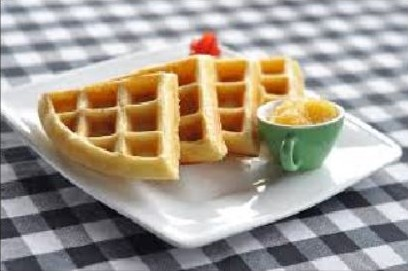
#> input picture Q1_image.JPG, 408 x 271 px, found by its file name
$ jupyter execute Harris_Question1.ipynb
#> lines starting #> are read from the running program, lines starting #| are printed output that depends on the picture; after the words box and inside, x2 and y2 are one past the last pixel; in counts of white or black regions, pixels touching at a corner belong together
[cell 1]
import cv2
import random
import numpy as np
import math
import statistics
import pickle
from PIL import Image, ImageOps
from tqdm import tqdm
import matplotlib.pyplot as plt
from collections import Counter
from scipy.spatial import distance
import warnings
warnings.simplefilter("ignore", RuntimeWarning)

[cell 2]
img_read_1 = Image.open(r"Q1_image.jpg")
#> img_read_1 is the input picture: PIL image 408x271 RGB; mean R, G, B 164.8, 155.4, 143.9
img_read_1 = img_read_1.resize((256, 256))
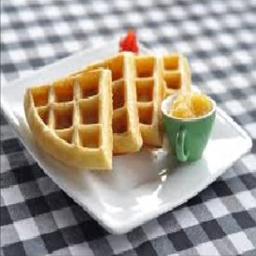
#> img_read_1: PIL image 256x256 RGB; mean R, G, B 164.8, 155.5, 143.9
img_gray_1 = ImageOps.grayscale(img_read_1)
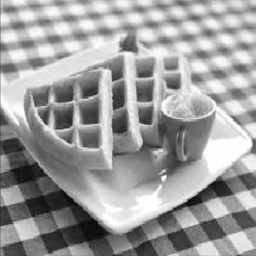
#> img_gray_1: PIL image 256x256 L; min 2, max 255, mean 156.9
img_gray_1.save("Q1_data_gray.png")
img_array_1 = np.array(img_gray_1)
temp_pad_1 = np.pad(img_array_1, pad_width=1, mode='constant', constant_values=0)
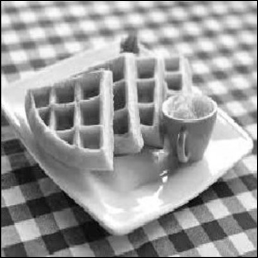
#> temp_pad_1: shape (258, 258); min 0, max 255, mean 154.5
count_row_pad_img = temp_pad_1.shape[0]
#> count_row_pad_img = 258
count_col_pad_img = temp_pad_1.shape[1]
#> count_col_pad_img = 258

[cell 3]
value_k = 0.05
window_row = 2
window_col = 2
#Now moving window and finding the M matrix for the window
dict_window_cord = {}
list_score_pairs = []
count_window = 0
for a in tqdm(range(1,count_row_pad_img - window_row, +1)):
    end_a = a + window_row -1
    for b in range(1,count_col_pad_img - window_col, +1):
        count_window += 1
        end_b = b + window_col -1
        dict_window_cord[count_window] = [[a, end_a],[b, end_b]]
        sum_ix2, sum_iy2, sum_ix_iy = 0, 0, 0
        for c in range(a, end_a + 1):
            for d in range(b, end_b + 1):
                val_ix = temp_pad_1[c][d-1] - temp_pad_1[c][d+1]
                val_iy = temp_pad_1[c-1][d] - temp_pad_1[c+1][d]
                sum_ix2 = sum_ix2 + (val_ix * val_ix)
                sum_iy2 = sum_iy2 + (val_iy * val_iy)
                sum_ix_iy = sum_ix_iy + (val_ix * val_iy)

        #Finding the score
        val_determinant = (sum_ix2 * sum_iy2) - (sum_ix_iy * sum_ix_iy)
        val_trace = sum_ix2 + sum_iy2
        val_score = val_determinant - (value_k * val_trace)
        list_score_pairs.append([count_window, val_score])
#> after the loop, count_window = 65025; dict_window_cord = 65025 items; list_score_pairs = 65025 items

[cell 4]
list_score_pairs.sort(key = lambda x:x[1], reverse = True)
count_corners = 150
img_rgb_array = np.array(img_read_1)
cpy_temp_pad_1 = np.copy(temp_pad_1)
for e in range(count_corners):
    window_id = list_score_pairs[e][0]
    list_window_cord = dict_window_cord[window_id]
    cord_rows, cord_cols = list_window_cord[0], list_window_cord[1]
    for f in range(cord_rows[0], cord_rows[1]+1):
        for g in range(cord_cols[0], cord_cols[1]+1):
            cpy_temp_pad_1[f][g] = 0
#> this loop made 150 passes
#> (window_id, cord_rows, cord_cols) on passes 1 to 12: (31262, [123, 124], [152, 153]), (52026, [205, 206], [6, 7]), (9211, [37, 38], [31, 32]), (11676, [46, 47], [201, 202]), (44464, [175, 176], [94, 95]), (33529, [132, 133], [124, 125]), (58047, [228, 229], [162, 163]), (28805, [113, 114], [245, 246]), (49492, [195, 196], [22, 23]), (27770, [109, 110], [230, 231]), (57792, [227, 228], [162, 163]), (21716, [86, 87], [41, 42])
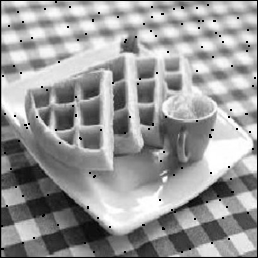
#> cpy_temp_pad_1: shape (258, 258); 0.85% of pixels changed, all inside (x1, y1, x2, y2) = (1, 1, 256, 253)

$ run again, with Data_SLIC_img.png saved as Q1_image.JPG
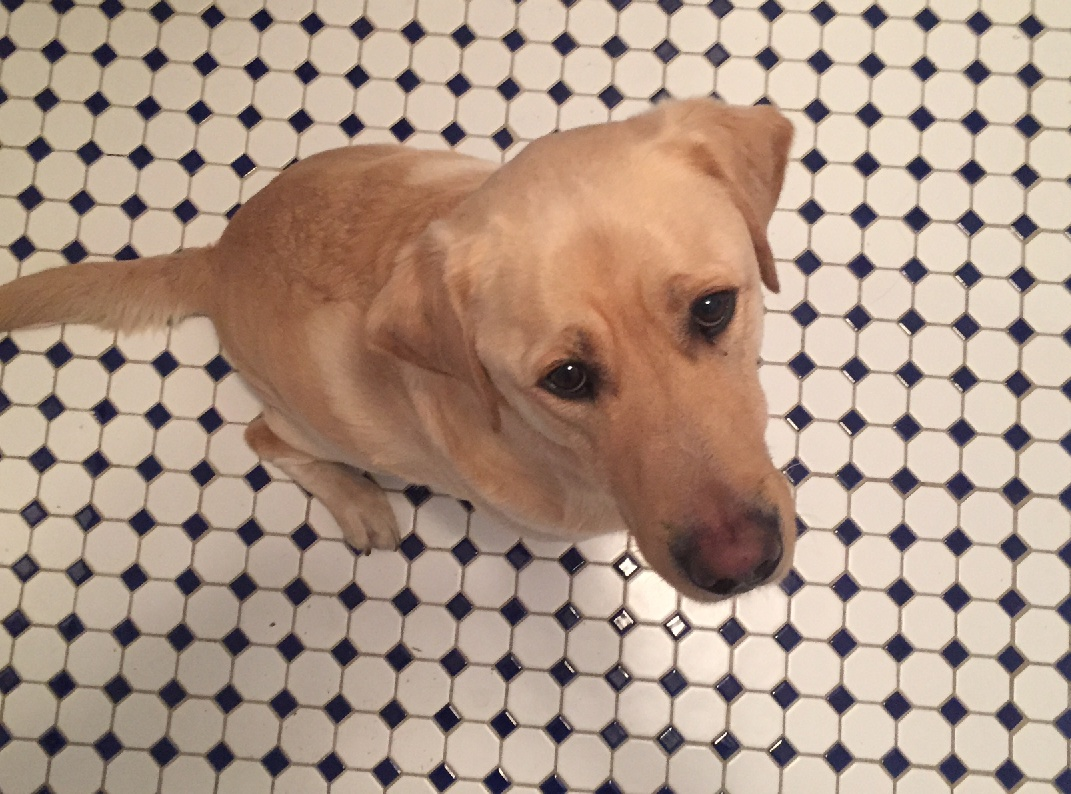
#> input picture Data_SLIC_img.png, 1071 x 794 px, found by its file name
#> img_read_1 is the input picture: PIL image 1071x794 RGB; mean R, G, B 174.6, 151.2, 135.1
#> `img_read_1 = img_read_1.resize((256, 256))`:
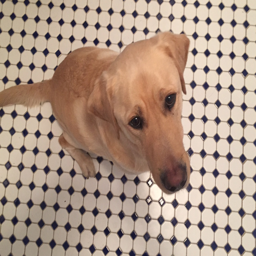
#> img_read_1: PIL image 256x256 RGB; mean R, G, B 174.6, 151.2, 135.1
#> after the loop `for a in tqdm(range(1,count_row_pad_img - window_row, +1)):`: count_window = 65025; dict_window_cord = 65025 items
#> the loop `for e in range(count_corners):` made 150 passes
#> (window_id, cord_rows, cord_cols) on passes 1 to 8: (59295, [233, 234], [135, 136]), (54031, [212, 213], [226, 227]), (54544, [214, 215], [229, 230]), (44072, [173, 174], [212, 213]), (33158, [131, 132], [8, 9]), (34624, [136, 137], [199, 200]), (64489, [253, 254], [229, 230]), (44073, [173, 174], [213, 214])
#> after the loop `for e in range(count_corners):`:
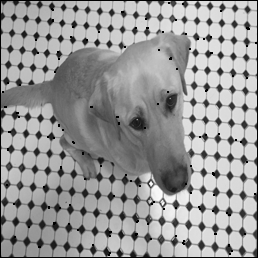
#> cpy_temp_pad_1: shape (258, 258); min 0, max 255, mean 152.9
